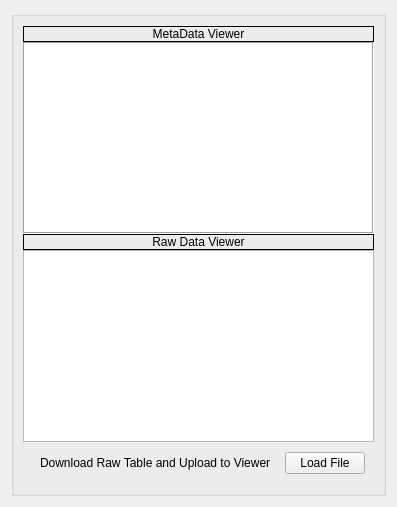
        <widget class="QWidget" name="tabWviewer">
         <attribute name="title">
          <string>Viewer Tab</string>
         </attribute>
         <layout class="QHBoxLayout" name="horizontalLayout_59">
          <item>
           <widget class="QGroupBox" name="groupBox_18">
            <property name="sizePolicy">
             <sizepolicy hsizetype="Expanding" vsizetype="Expanding">
              <horstretch>0</horstretch>
              <verstretch>0</verstretch>
             </sizepolicy>
            </property>
            <property name="title">
             <string/>
            </property>
            <layout class="QVBoxLayout" name="verticalLayout_78">
             <item>
              <layout class="QVBoxLayout" name="verticalLayout_77">
               <property name="spacing">
                <number>0</number>
               </property>
               <item>
                <layout class="QVBoxLayout" name="verticalLayout_38">
                 <property name="spacing">
                  <number>0</number>
                 </property>
                 <item>
                  <widget class="QLabel" name="labviewermeta">
                   <property name="sizePolicy">
                    <sizepolicy hsizetype="Expanding" vsizetype="Fixed">
                     <horstretch>0</horstretch>
                     <verstretch>0</verstretch>
                    </sizepolicy>
                   </property>
                   <property name="frameShape">
                    <enum>QFrame::Box</enum>
                   </property>
                   <property name="text">
                    <string>MetaData Viewer</string>
                   </property>
                   <property name="alignment">
                    <set>Qt::AlignCenter</set>
                   </property>
                   <property name="buddy">
                    <cstring>tblViewmeta</cstring>
                   </property>
                  </widget>
                 </item>
                 <item>
                  <widget class="QTableView" name="tblViewmeta">
                   <property name="enabled">
                    <bool>true</bool>
                   </property>
                   <property name="sizePolicy">
                    <sizepolicy hsizetype="Expanding" vsizetype="Expanding">
                     <horstretch>0</horstretch>
                     <verstretch>0</verstretch>
                    </sizepolicy>
                   </property>
                   <property name="frameShape">
                    <enum>QFrame::Box</enum>
                   </property>
                   <property name="sortingEnabled">
                    <bool>false</bool>
                   </property>
                  </widget>
                 </item>
                </layout>
               </item>
               <item>
                <layout class="QVBoxLayout" name="verticalLayout_75">
                 <property name="spacing">
                  <number>0</number>
                 </property>
                 <item>
                  <widget class="QLabel" name="labviewerraw">
                   <property name="sizePolicy">
                    <sizepolicy hsizetype="Expanding" vsizetype="Fixed">
                     <horstretch>0</horstretch>
                     <verstretch>0</verstretch>
                    </sizepolicy>
                   </property>
                   <property name="frameShape">
                    <enum>QFrame::Box</enum>
                   </property>
                   <property name="text">
                    <string>Raw Data Viewer</string>
                   </property>
                   <property name="alignment">
                    <set>Qt::AlignCenter</set>
                   </property>
                   <property name="buddy">
                    <cstring>tblViewraw</cstring>
                   </property>
                  </widget>
                 </item>
                 <item>
                  <widget class="QTableView" name="tblViewraw">
                   <property name="enabled">
                    <bool>true</bool>
                   </property>
                   <property name="sizePolicy">
                    <sizepolicy hsizetype="Expanding" vsizetype="Expanding">
                     <horstretch>0</horstretch>
                     <verstretch>0</verstretch>
                    </sizepolicy>
                   </property>
                   <property name="selectionBehavior">
                    <enum>QAbstractItemView::SelectItems</enum>
                   </property>
                   <property name="sortingEnabled">
                    <bool>false</bool>
                   </property>
                  </widget>
                 </item>
                </layout>
               </item>
               <item>
                <widget class="QFrame" name="frame_8">
                 <property name="styleSheet">
                  <string notr="true">.QFrame{
	background-color: light grey;
	border-radius: 1px;
}
</string>
                 </property>
                 <property name="frameShape">
                  <enum>QFrame::StyledPanel</enum>
                 </property>
                 <property name="frameShadow">
                  <enum>QFrame::Raised</enum>
                 </property>
                 <layout class="QVBoxLayout" name="verticalLayout_76">
                  <item>
                   <layout class="QHBoxLayout" name="horizontalLayout_7">
                    <item>
                     <widget class="QLabel" name="label_24">
                      <property name="styleSheet">
                       <string notr="true">.QLabel{
	font-size: 12px;
	padding: 5px;
    border-radius: 2px;
    border: 1px;

}</string>
                      </property>
                      <property name="text">
                       <string>Download Raw Table and Upload to Viewer</string>
                      </property>
                     </widget>
                    </item>
                    <item>
                     <widget class="QPushButton" name="btnloadrawview">
                      <property name="sizePolicy">
                       <sizepolicy hsizetype="Fixed" vsizetype="Fixed">
                        <horstretch>0</horstretch>
                        <verstretch>0</verstretch>
                       </sizepolicy>
                      </property>
                      <property name="layoutDirection">
                       <enum>Qt::RightToLeft</enum>
                      </property>
                      <property name="text">
                       <string>Load File</string>
                      </property>
                     </widget>
                    </item>
                   </layout>
                  </item>
                 </layout>
                </widget>
               </item>
              </layout>
             </item>
            </layout>
           </widget>
          </item>
         </layout>
        </widget>
